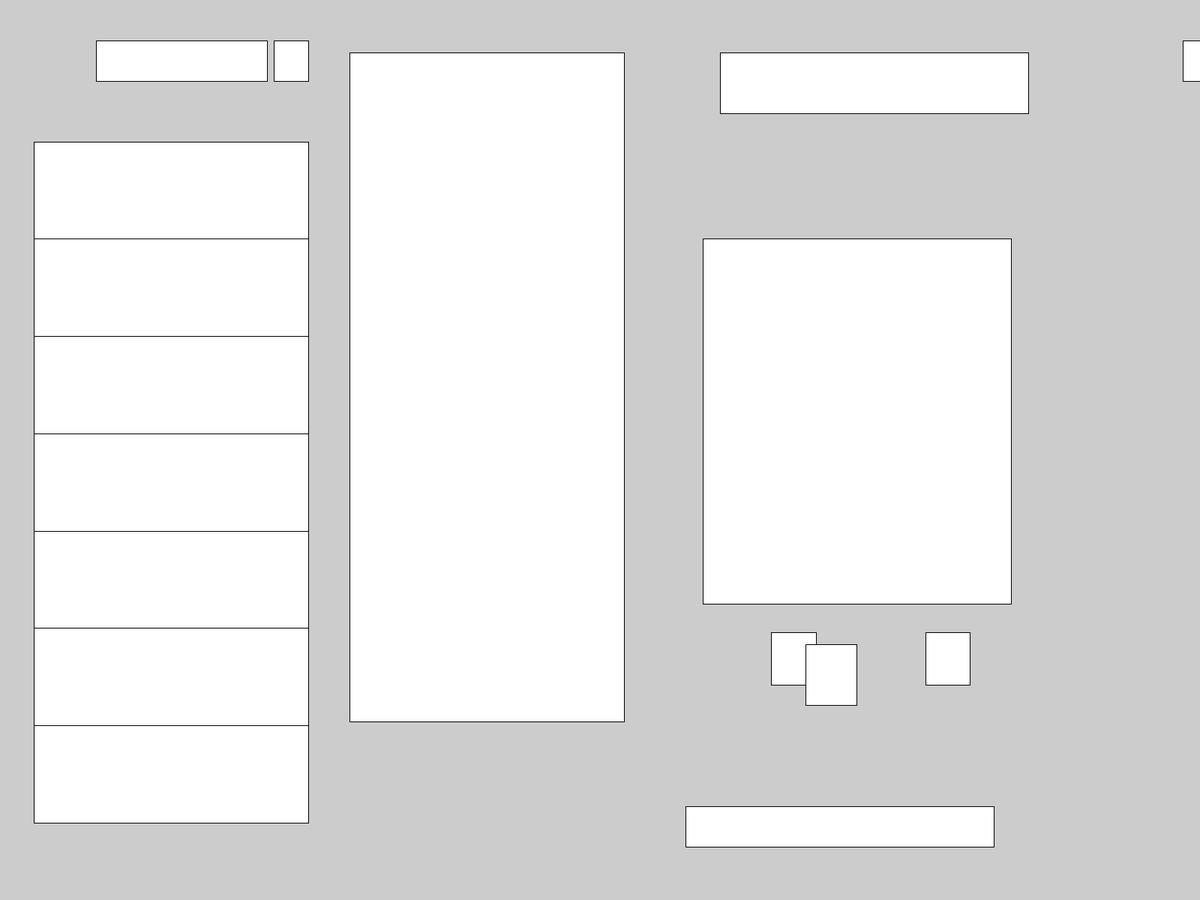
Frame 1 (no input)
Frame 60 (the mouse pressed at the canvas centre just before this capture): identical to frame 1, image omitted
Frame 120 (the mouse held since frame 60 and released just before this capture): identical to frame 1, image omitted

The Processing sketch that drew this single still picture (run headless with seeded random() and noise(); from frame 60 on, the mouse is pressed at the canvas centre):

// Processing sketch: DIVs
// ── DIVs.pde
// --- MAIN TAB ---
float appWidth, appHeight;
float paperWidth = 35.0;
float paperHeight = 22.2;

void setup() {
  fullScreen();
  appWidth = width;
  appHeight = height;
}

void draw() {
  drawLayout();
}

// --- DIVS TAB ---
void drawLayout() {
  // Define layout positions using proportional scaling
  float SearchBarX = appWidth * 2.8 / paperWidth;
  float SearchBarY = appHeight * 1.0 / paperHeight;
  float SearchBarWidth = appWidth * 5.0 / paperWidth;
  float SearchBarHeight = appHeight * 1.0 / paperHeight;

  float SearchSquareX = appWidth * 8.0 / paperWidth;
  float SearchSquareY = appHeight * 1.0 / paperHeight;
  float SearchSquareWidth = appWidth * 1.0 / paperWidth;
  float SearchSquareHeight = appHeight * 1.0 / paperHeight;

  float TopRightSqX = appWidth * 34.5 / paperWidth;
  float TopRightSqY = appHeight * 1.0 / paperHeight;

  float HomeX = appWidth * 1.0 / paperWidth;
  float HomeWidth = appWidth * 8.0 / paperWidth;
  float HomeHeight = appHeight * 2.4 / paperHeight;

  float Home1Y = appHeight * 3.5 / paperHeight;
  float Home2Y = appHeight * 5.9 / paperHeight;
  float Home3Y = appHeight * 8.3 / paperHeight;
  float Home4Y = appHeight * 10.7 / paperHeight;
  float Home5Y = appHeight * 13.1 / paperHeight;
  float Home6Y = appHeight * 15.5 / paperHeight;
  float Home7Y = appHeight * 17.9 / paperHeight;

  float LyricsX = appWidth * 10.2 / paperWidth;
  float LyricsY = appHeight * 1.3 / paperHeight;
  float LyricsWidth = appWidth * 8.0 / paperWidth;
  float LyricsHeight = appHeight * 16.5 / paperHeight;

  float RightRectX = appWidth * 21.0 / paperWidth;
  float RightRectY = appHeight * 1.3 / paperHeight;
  float RightRectWidth = appWidth * 9.0 / paperWidth;
  float RightRectHeight = appHeight * 1.5 / paperHeight;

  float BigSquareX = appWidth * 20.5 / paperWidth;
  float BigSquareY = appHeight * 5.9 / paperHeight;
  float BigSquareWidth = appWidth * 9.0 / paperWidth;
  float BigSquareHeight = appHeight * 9.0 / paperHeight;

  float SmallSq1X = appWidth * 22.5 / paperWidth;
  float SmallSq1Y = appHeight * 15.6 / paperHeight;
  float SmallSq2X = appWidth * 23.5 / paperWidth;
  float SmallSq2Y = appHeight * 15.9 / paperHeight;
  float SmallSq3X = appWidth * 27.0 / paperWidth;
  float SmallSq3Y = appHeight * 15.6 / paperHeight;

  float BottomBarX = appWidth * 20.0 / paperWidth;
  float BottomBarY = appHeight * 19.9 / paperHeight;
  float BottomBarWidth = appWidth * 9.0 / paperWidth;
  float BottomBarHeight = appHeight * 1.0 / paperHeight;

  // Draw calls
  rect(SearchBarX, SearchBarY, SearchBarWidth, SearchBarHeight);
  rect(SearchSquareX, SearchSquareY, SearchSquareWidth, SearchSquareHeight);
  rect(TopRightSqX, TopRightSqY, appWidth * 1.0 / paperWidth, appHeight * 1.0 / paperHeight);

  rect(HomeX, Home1Y, HomeWidth, HomeHeight);
  rect(HomeX, Home2Y, HomeWidth, HomeHeight);
  rect(HomeX, Home3Y, HomeWidth, HomeHeight);
  rect(HomeX, Home4Y, HomeWidth, HomeHeight);
  rect(HomeX, Home5Y, HomeWidth, HomeHeight);
  rect(HomeX, Home6Y, HomeWidth, HomeHeight);
  rect(HomeX, Home7Y, HomeWidth, HomeHeight);

  rect(LyricsX, LyricsY, LyricsWidth, LyricsHeight);
  rect(RightRectX, RightRectY, RightRectWidth, RightRectHeight);
  rect(BigSquareX, BigSquareY, BigSquareWidth, BigSquareHeight);

  rect(SmallSq1X, SmallSq1Y, appWidth * 1.3 / paperWidth, appHeight * 1.3 / paperHeight);
  rect(SmallSq2X, SmallSq2Y, appWidth * 1.5 / paperWidth, appHeight * 1.5 / paperHeight);
  rect(SmallSq3X, SmallSq3Y, appWidth * 1.3 / paperWidth, appHeight * 1.3 / paperHeight);
  rect(BottomBarX, BottomBarY, BottomBarWidth, BottomBarHeight);
}
